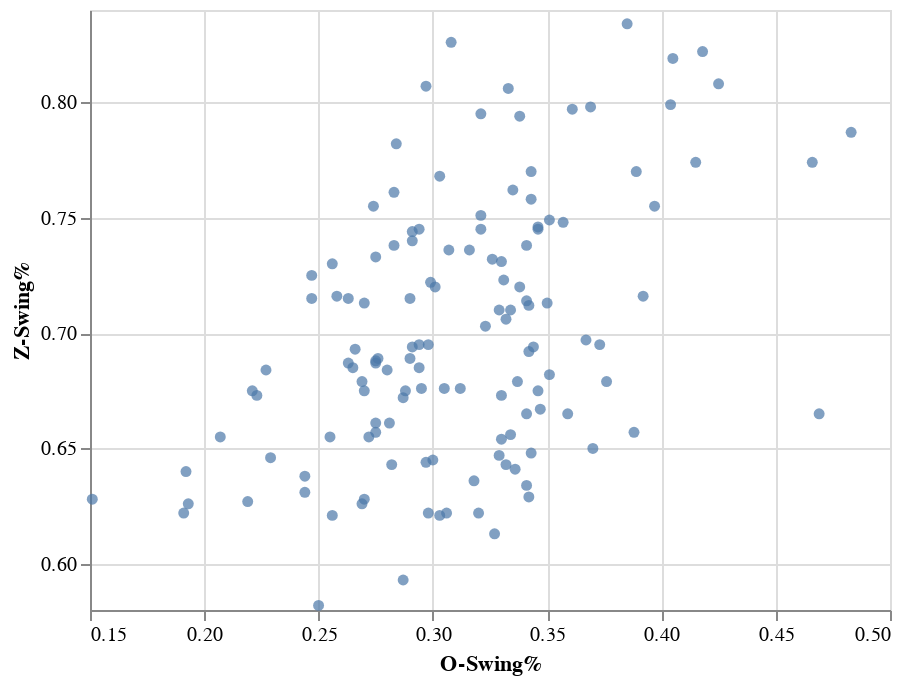

This figure's notebook cell:
### Code cell
# use altair to quickly sketch and explore the concept

alt.Chart(bat).mark_circle().encode(
    alt.X("O-Swing%", scale=alt.Scale(zero=False)),
    alt.Y("Z-Swing%", scale=alt.Scale(zero=False)),
    tooltip=["Name", "Team", "OPS"]
)

### Figure 1 — Vega-Lite specification as saved in the notebook (floating-point values rounded to 4 significant figures; data arrays with more than 128 entries replaced by an {"elided": "..."} marker saying what was removed)
{"config": {"view": {"continuousWidth": 400, "continuousHeight": 300}}, "data": {"name": "data-7a5f88100f81b8951cdd242e23dea105"}, "mark": "circle", "encoding": {"tooltip": [{"type": "nominal", "field": "Name"}, {"type": "nominal", "field": "Team"}, {"type": "quantitative", "field": "OPS"}], "x": {"type": "quantitative", "field": "O-Swing%", "scale": {"zero": false}}, "y": {"type": "quantitative", "field": "Z-Swing%", "scale": {"zero": false}}}, "$schema": "https://vega.github.io/schema/vega-lite/v4.8.1.json", "datasets": {"data-7a5f88100f81b8951cdd242e23dea105": {"elided": "132 records"}}}
